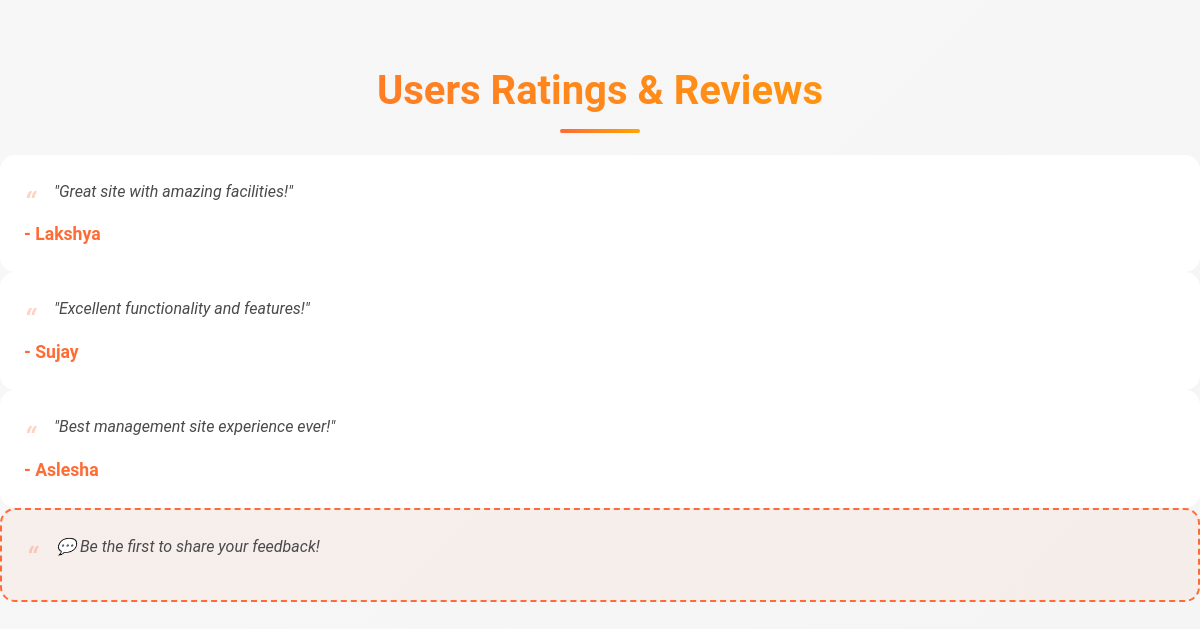
/about/ (lower part), run on an earlier commit of the app's database.
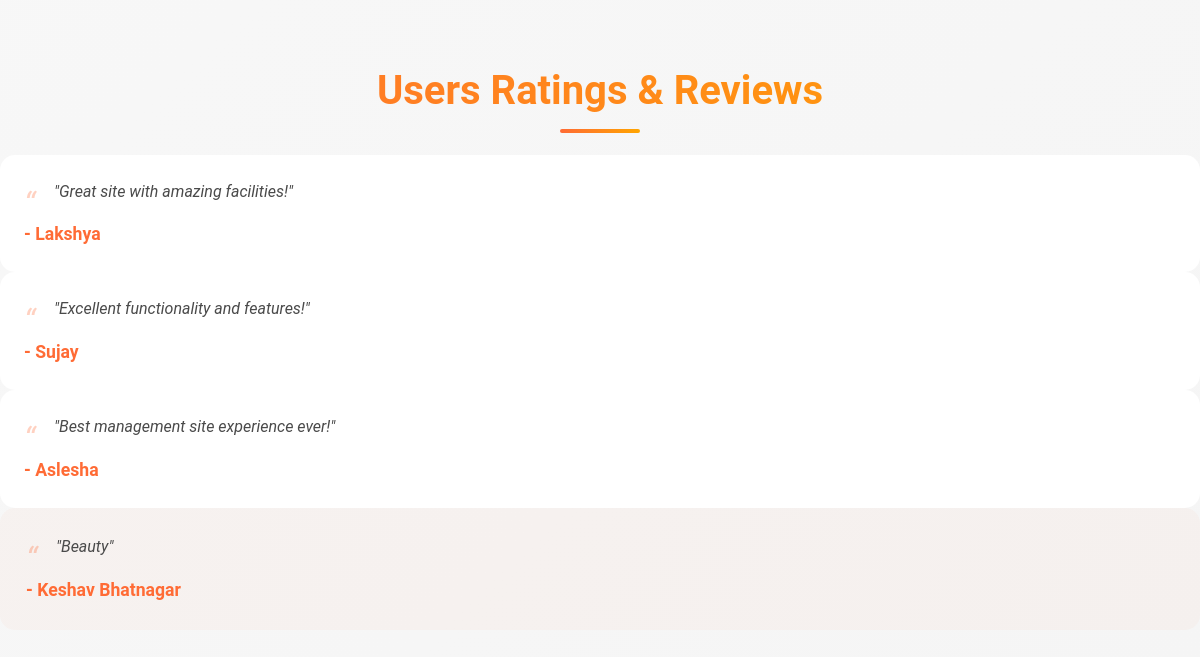
And on a later commit of the database.
### Hostels/models.py (models this page shows, shortened)
class Feedback(models.Model):
    user = models.ForeignKey(CustomUser, on_delete=models.SET_NULL, null=True)
    environment_rating = models.CharField(max_length=20)
    service_rating = models.IntegerField()
    comments = models.TextField()
    hostel = models.CharField(max_length=50)
    submitted_at = models.DateTimeField(auto_now_add=True)

class CustomUser(AbstractUser):
    username = None  # Remove username field
    email = models.EmailField(unique=True)
    roll_number = models.CharField(max_length=20, blank=True, null=True,unique=True)  # Optional field
    USERNAME_FIELD = 'email'
    REQUIRED_FIELDS = ['first_name', 'last_name']  # roll_number is optional
    objects = CustomUserManager()

### Hostels/views.py (the view)
# urls.py: path('about/', views.about, name='about'),
def about(request):
    feedbacks = Feedback.objects.all().order_by('-submitted_at')
    return render(request, 'Rooms_about.html', {'feedbacks': feedbacks})

### Hostels/templates/Rooms_about.html (shortened to what this page needs)
{% extends 'Rooms_base.html' %}
{% load static %}
{% block content %}
<link rel="stylesheet" href="{% static 'css/Rooms_about.css' %}">
<div class="container rating-section text-center">
    <h3 class="section-title">Users Ratings & Reviews</h3>
    <div class="row">
        <div class="col-md-4">
            <div class="review-box p-3 shadow rounded">
                <p>"Great site with amazing facilities!"</p>
                <h5>- Lakshya</h5>
            </div>
        </div>
        <div class="col-md-4">
            <div class="review-box p-3 shadow rounded">
                <p>"Excellent functionality and features!"</p>
                <h5>- Sujay</h5>
            </div>
        </div>
        <div class="col-md-4">
            <div class="review-box p-3 shadow rounded">
                <p>"Best management site experience ever!"</p>
                <h5>- Aslesha</h5>
            </div>
        </div>
    </div>
    <div class="row">
        {% for feedback in feedbacks %}
        <div class="col-md-4">
            <div class="review-box p-3 shadow rounded feedback-entry">
                <p>"{{ feedback.comments }}"</p>
                <h5>- {% if feedback.user %}{{ feedback.user.get_full_name }}{% else %}Anonymous{% endif %}</h5>
            </div>
        </div>
        {% empty %}
        <div class="col-md-4">
            <div class="review-box p-3 shadow rounded no-feedback">
                <p class="no-feedback-text">💬 Be the first to share your feedback!</p>
            </div>
        </div>
        {% endfor %}
    </div>
</div>
{% endblock %}

What changed in the data, as far as the page shows it:
added Feedback: comments "Beauty", user.get_full_name "Keshav Bhatnagar"
Also different on the page:
text no longer shown: "💬 Be the first to share your feedback!"
